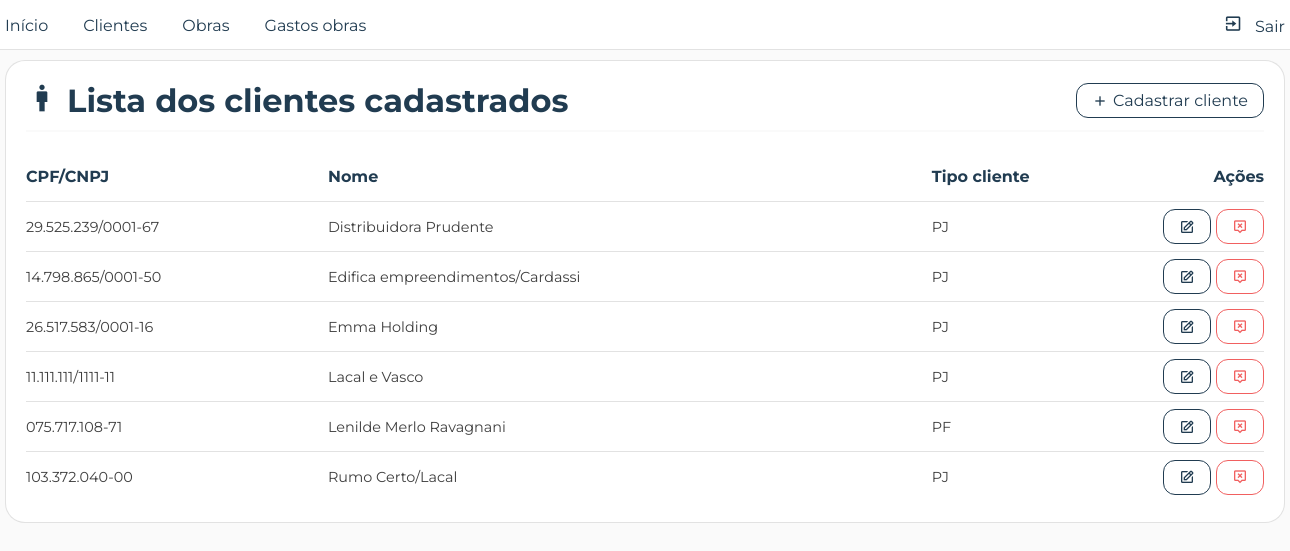
The app's page /pages/front/listas/lista_clientes.php (signed in) with its own data.
### tables this page shows
CREATE TABLE `clientes` (
  `cpf_cnpj` varchar(20) NOT NULL,
  `nome` varchar(50) NOT NULL,
  `tipo_cliente` char(2) DEFAULT NULL
);

### pages/back/utils.php (called while the page is built, shortened)
<?php
   function selecionaTodos($conn, $tabela, $coluna){
      try {
         $query = $conn->prepare("SELECT * FROM $tabela ORDER BY $coluna ASC");
         $query->execute();
         if($query) {
            $dados = $query->fetchAll(PDO::FETCH_ASSOC);
            return $dados;
         }
      } catch (PDOException $erro) {
         echo "Não foi possível recuperar os dados";
         exit();
      }
   }
?>

### pages/back/listas/lista_clientesdb.php (called while the page is built)
<?php
   require_once(__DIR__."/../../conexao/connection.php");
   require_once(__DIR__."/../utils.php");
   try {
      $clientes = selecionaTodos(
         $conn,
         'clientes',
         'nome'
      );
      if($clientes) {
         return $clientes;
      }
   } catch (PDOException $erro) {
      echo "Não foi possível recuperar os clientes cadastrados";
      exit();
   }
?>

### pages/front/listas/lista_clientes.php (the view, shortened to what this page needs)
<?php
   require_once(__DIR__."/../../back/listas/lista_clientesdb.php");
?>
<!DOCTYPE html>
<html lang="pt-br">
<head>
      <link rel="stylesheet" href="<?= BASE_URL; ?>css/reset.css">
      <link rel="stylesheet" href="<?= BASE_URL; ?>css/style.css">
      <link rel="stylesheet" href="<?= BASE_URL; ?>css/listas.css">
      <link rel="stylesheet" href="<?= BASE_URL; ?>css/table.css">
</head>
<body>
      <?php require_once(__DIR__."/../menu.php"); ?>
      <div class="container container_lista">
         <div class="row rowTitulo">
            <h1><i class='bx bx-male icon_titulo'></i> Lista dos clientes cadastrados</h1>
            <nav>
               <a href="<?= BASE_URL; ?>pages/front/cadastros/cadastrar_clientes.php" class="btn nav"><i class='bx bx-plus'></i> Cadastrar cliente</a>
            </nav>
         </div>
         <div class="row lista">
            <table class="tabela_gastos_obras">
               <tr class="linha_cabecalho">
                  <th class="f1">CPF/CNPJ</th>
                  <th class="f2">Nome</th>
                  <th class="f-6">Tipo cliente</th>
                  <th class="f-5 celula_botoes_acoes">Ações</th>
               </tr>
               <?php
                  foreach($clientes as $linha) {
               ?>
               <tr>
                  <td class="f1">
                     <p class="cpf_cnpj_cliente"><?= $linha['cpf_cnpj']; ?></p>
                  </td>
                  <td class="f2">
                     <?= $linha['nome']; ?>
                  </td>
                  <td class="f-6">
                     <?= strtoupper($linha['tipo_cliente']); ?>
                  </td>
                  <td class="f-5 celula_botoes_acoes">
                     <a href="<?= BASE_URL; ?>pages/front/edits/editar_cliente.php?cpfCnpj=<?= $linha['cpf_cnpj']; ?>" class="btn editar">
                        <i class='bx bx-edit'></i>
                     </a>
                     <a
                        href="<?= BASE_URL; ?>pages/back/excluir/excluir_clientedb.php?cpfCnpj=<?= $linha['cpf_cnpj']; ?>"
                        class="btn excluir"
                        onclick="confirmarExclusao(event, '')">
                        <i class='bx bx-message-alt-x'></i>
                     </a>
                  </td>
               </tr>
               <?php
                  }
               ?>
            </table>
         </div>
      </div>
</body>
</html>

### css/style.css (style rules this page uses)
body { width: 100%; height: auto; padding: 60px 0 10px 0; background-color: var(--gelo); }
.container { width: 1280px; margin: 0 auto; }
.row { width: 100%; }
a.btn, button.btn { width: fit-content; height: 35px; border-radius: 12px; border: 1px solid var(--realce); background-color: transparent; display: block; padding: 0 15px; place-content: center; text-decoration: none; cursor: pointer; display: flex; gap: 5px; align-items: center; color: var(--realce); font-size: 1rem; transition: all var(--trans02) ease; }
.f1 { flex: 1 !important; }
.f2 { flex: 2 !important; }

### css/variaveis.css (style rules this page uses)
:root { --cor-texto: rgba(26, 26, 26, 0.84); --cinza: rgba(26, 26, 26, 0.7); --cinza-claro: rgba(37, 37, 37, 0.438); --borda-card: rgba(37, 37, 37, 0.130); --borda-outline-input: #213c5133; --realce: #213C51; --realce02: #173044; --gelo: #fafafa; --branco: #fff; --vermelho: #f16060; --vermelho02: #cc4545; --verde: #66ac5f; --bg-icon-card1: #ddf8e0; --co-icon-card1: #66ac5f; --bg-icon-card2: #ddf4f8; --co-icon-card2: #5f89ac; --bg-icon-card3: #e9ddf8; --co-icon-card3: #805fac; --bg-icon-card4: #f8eddd; --co-icon-card4: #ac8d5f; --trans02: .2s; --trans04: .4s; }

### records on screen
clientes: nome "Distribuidora Prudente", tipo_cliente "PJ"
clientes: nome "Edifica empreendimentos/Cardassi", tipo_cliente "PJ"
clientes: nome "Emma Holding", tipo_cliente "PJ"
clientes: nome "Lacal e Vasco", tipo_cliente "PJ"
clientes: nome "Lenilde Merlo Ravagnani", tipo_cliente "PF"
clientes: nome "Rumo Certo/Lacal", tipo_cliente "PJ"
